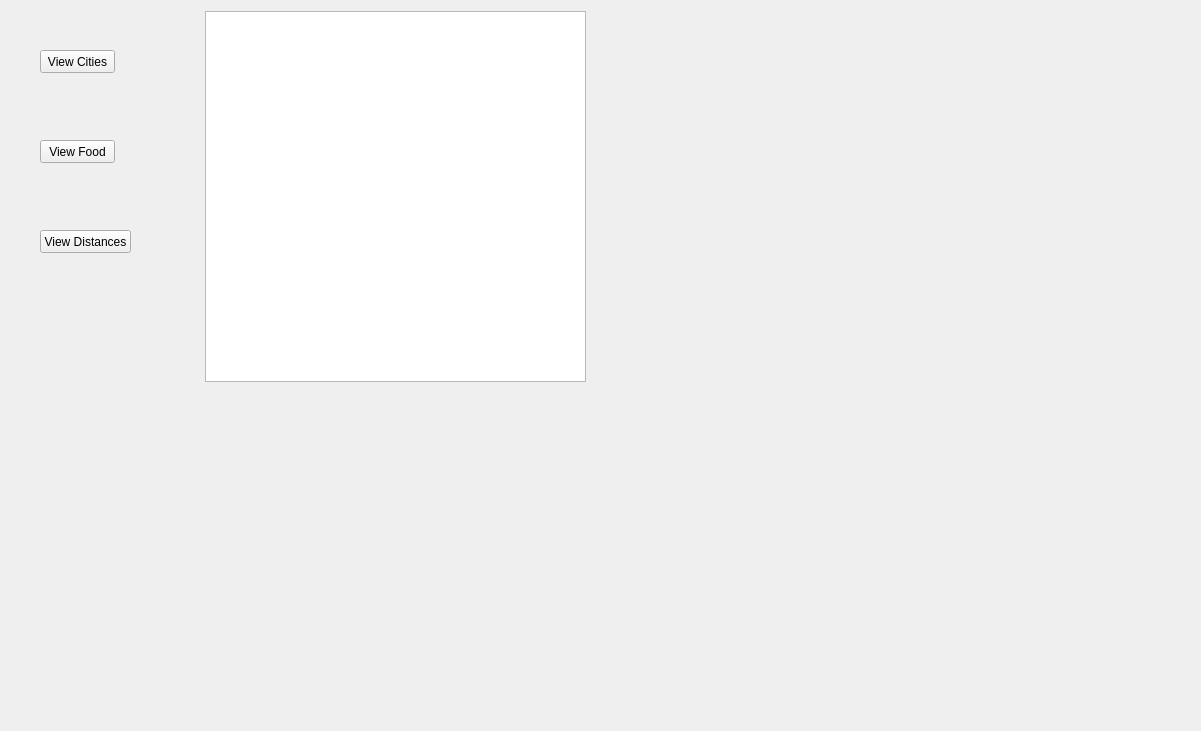
<?xml version="1.0" encoding="UTF-8"?>
<ui version="4.0">
 <class>ViewWindow</class>
 <widget class="QWidget" name="ViewWindow">
  <property name="geometry">
   <rect>
    <x>0</x>
    <y>0</y>
    <width>1201</width>
    <height>731</height>
   </rect>
  </property>
  <property name="windowTitle">
   <string>Form</string>
  </property>
  <widget class="QTableView" name="databaseView">
   <property name="geometry">
    <rect>
     <x>205</x>
     <y>11</y>
     <width>381</width>
     <height>371</height>
    </rect>
   </property>
  </widget>
  <widget class="QPushButton" name="loadCities">
   <property name="geometry">
    <rect>
     <x>40</x>
     <y>50</y>
     <width>75</width>
     <height>23</height>
    </rect>
   </property>
   <property name="text">
    <string>View Cities</string>
   </property>
  </widget>
  <widget class="QPushButton" name="loadFood">
   <property name="geometry">
    <rect>
     <x>40</x>
     <y>140</y>
     <width>75</width>
     <height>23</height>
    </rect>
   </property>
   <property name="text">
    <string>View Food</string>
   </property>
  </widget>
  <widget class="QPushButton" name="loadDistances">
   <property name="geometry">
    <rect>
     <x>40</x>
     <y>230</y>
     <width>91</width>
     <height>23</height>
    </rect>
   </property>
   <property name="text">
    <string>View Distances</string>
   </property>
  </widget>
 </widget>
 <resources/>
 <connections/>
</ui>
